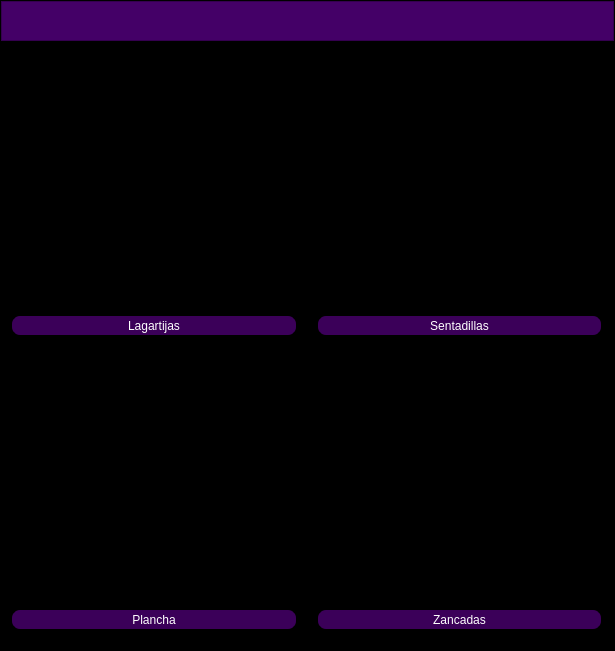
<?xml version="1.0" encoding="UTF-8"?>
<ui version="4.0">
 <class>MainWindow</class>
 <widget class="QMainWindow" name="MainWindow">
  <property name="geometry">
   <rect>
    <x>0</x>
    <y>0</y>
    <width>615</width>
    <height>651</height>
   </rect>
  </property>
  <property name="windowTitle">
   <string>Select Exercise</string>
  </property>
  <widget class="QWidget" name="centralwidget">
   <property name="styleSheet">
    <string notr="true">background-color: rgb(0, 0, 0);</string>
   </property>
   <layout class="QGridLayout" name="gridLayout_2">
    <property name="leftMargin">
     <number>0</number>
    </property>
    <property name="topMargin">
     <number>0</number>
    </property>
    <property name="rightMargin">
     <number>0</number>
    </property>
    <property name="bottomMargin">
     <number>0</number>
    </property>
    <item row="0" column="0">
     <widget class="QFrame" name="body_frame">
      <property name="styleSheet">
       <string notr="true"/>
      </property>
      <property name="frameShape">
       <enum>QFrame::StyledPanel</enum>
      </property>
      <property name="frameShadow">
       <enum>QFrame::Raised</enum>
      </property>
      <layout class="QVBoxLayout" name="verticalLayout_2">
       <property name="leftMargin">
        <number>0</number>
       </property>
       <property name="topMargin">
        <number>0</number>
       </property>
       <property name="rightMargin">
        <number>0</number>
       </property>
       <property name="bottomMargin">
        <number>0</number>
       </property>
       <item>
        <widget class="QFrame" name="up_frame">
         <property name="maximumSize">
          <size>
           <width>16777215</width>
           <height>40</height>
          </size>
         </property>
         <property name="styleSheet">
          <string notr="true">#up_frame{
	background-color: rgb(68, 0, 103)
}

QPushButton{
border-radius:18px;
background-color: rgba(43, 43, 43,0)
}
QPushButton:hover{
	background-color:rgb(101, 76, 122);
}
QPushButton:pressed{
background-color: rgb(170, 85, 255);
}</string>
         </property>
         <property name="frameShape">
          <enum>QFrame::StyledPanel</enum>
         </property>
         <property name="frameShadow">
          <enum>QFrame::Raised</enum>
         </property>
         <layout class="QHBoxLayout" name="horizontalLayout">
          <property name="spacing">
           <number>4</number>
          </property>
          <property name="leftMargin">
           <number>0</number>
          </property>
          <property name="topMargin">
           <number>0</number>
          </property>
          <property name="rightMargin">
           <number>0</number>
          </property>
          <property name="bottomMargin">
           <number>0</number>
          </property>
          <item>
           <spacer name="horizontalSpacer">
            <property name="orientation">
             <enum>Qt::Horizontal</enum>
            </property>
            <property name="sizeHint" stdset="0">
             <size>
              <width>398</width>
              <height>20</height>
             </size>
            </property>
           </spacer>
          </item>
          <item>
           <widget class="QPushButton" name="minimize_bt">
            <property name="minimumSize">
             <size>
              <width>38</width>
              <height>38</height>
             </size>
            </property>
            <property name="text">
             <string/>
            </property>
            <property name="icon">
             <iconset resource="images/interface_buttons.qrc">
              <normaloff>:/images/minimize.png</normaloff>:/images/minimize.png</iconset>
            </property>
            <property name="iconSize">
             <size>
              <width>30</width>
              <height>30</height>
             </size>
            </property>
           </widget>
          </item>
          <item>
           <widget class="QPushButton" name="normal_bt">
            <property name="minimumSize">
             <size>
              <width>38</width>
              <height>38</height>
             </size>
            </property>
            <property name="text">
             <string/>
            </property>
            <property name="icon">
             <iconset resource="images/interface_buttons.qrc">
              <normaloff>:/images/minimize_2.png</normaloff>:/images/minimize_2.png</iconset>
            </property>
            <property name="iconSize">
             <size>
              <width>30</width>
              <height>30</height>
             </size>
            </property>
           </widget>
          </item>
          <item>
           <widget class="QPushButton" name="maximize_bt">
            <property name="minimumSize">
             <size>
              <width>38</width>
              <height>38</height>
             </size>
            </property>
            <property name="text">
             <string/>
            </property>
            <property name="icon">
             <iconset resource="images/interface_buttons.qrc">
              <normaloff>:/images/maximize.png</normaloff>:/images/maximize.png</iconset>
            </property>
            <property name="iconSize">
             <size>
              <width>30</width>
              <height>30</height>
             </size>
            </property>
           </widget>
          </item>
          <item>
           <widget class="QPushButton" name="close_bt">
            <property name="minimumSize">
             <size>
              <width>38</width>
              <height>38</height>
             </size>
            </property>
            <property name="text">
             <string/>
            </property>
            <property name="icon">
             <iconset resource="images/interface_buttons.qrc">
              <normaloff>:/images/exit.png</normaloff>:/images/exit.png</iconset>
            </property>
            <property name="iconSize">
             <size>
              <width>30</width>
              <height>30</height>
             </size>
            </property>
           </widget>
          </item>
         </layout>
        </widget>
       </item>
       <item>
        <widget class="QFrame" name="frame">
         <property name="minimumSize">
          <size>
           <width>551</width>
           <height>521</height>
          </size>
         </property>
         <property name="styleSheet">
          <string notr="true">QLabel{
color: white;
font: 16pt &quot;Arial&quot;;
background-color: rgba(255, 255, 255, 0);
}
QLineEdit{
border-radius:10px;
font: 16pt &quot;Arial&quot;;
background-color:rgb(85, 0, 127);
color: white;
border: 2px solid black;
}
QLineEdit:hover{
background-color: rgb(16, 0, 50);
color: white;
}
QPushButton{
border-radius: 10px;
font: 15pt &quot;Arial&quot;;
color: white;
border: 2px solid black;
background-color: rgb(59, 0, 89);
}
QPushButton:hover {
    background-color: rgb(150, 0, 200);
}
QPushButton:pressed{
background-color: rgb(170, 85, 255);
}
</string>
         </property>
         <property name="frameShape">
          <enum>QFrame::StyledPanel</enum>
         </property>
         <property name="frameShadow">
          <enum>QFrame::Raised</enum>
         </property>
         <layout class="QGridLayout" name="gridLayout">
          <property name="leftMargin">
           <number>0</number>
          </property>
          <property name="topMargin">
           <number>0</number>
          </property>
          <property name="rightMargin">
           <number>0</number>
          </property>
          <property name="bottomMargin">
           <number>0</number>
          </property>
          <property name="horizontalSpacing">
           <number>10</number>
          </property>
          <item row="0" column="0">
           <widget class="QFrame" name="frame_2">
            <property name="minimumSize">
             <size>
              <width>288</width>
              <height>228</height>
             </size>
            </property>
            <property name="maximumSize">
             <size>
              <width>288</width>
              <height>228</height>
             </size>
            </property>
            <property name="frameShape">
             <enum>QFrame::StyledPanel</enum>
            </property>
            <property name="frameShadow">
             <enum>QFrame::Raised</enum>
            </property>
            <layout class="QHBoxLayout" name="horizontalLayout_2">
             <item>
              <widget class="QLabel" name="label">
               <property name="text">
                <string>&lt;html&gt;&lt;head/&gt;&lt;body&gt;&lt;p&gt;&lt;img src=&quot;:/Exercises/lagartijas.jpg&quot;/&gt;&lt;/p&gt;&lt;/body&gt;&lt;/html&gt;</string>
               </property>
               <property name="alignment">
                <set>Qt::AlignCenter</set>
               </property>
              </widget>
             </item>
            </layout>
           </widget>
          </item>
          <item row="0" column="1">
           <widget class="QFrame" name="frame_3">
            <property name="minimumSize">
             <size>
              <width>287</width>
              <height>228</height>
             </size>
            </property>
            <property name="maximumSize">
             <size>
              <width>287</width>
              <height>228</height>
             </size>
            </property>
            <property name="frameShape">
             <enum>QFrame::StyledPanel</enum>
            </property>
            <property name="frameShadow">
             <enum>QFrame::Raised</enum>
            </property>
            <layout class="QHBoxLayout" name="horizontalLayout_3">
             <item>
              <widget class="QLabel" name="label_2">
               <property name="text">
                <string>&lt;html&gt;&lt;head/&gt;&lt;body&gt;&lt;p&gt;&lt;img src=&quot;:/Exercises/sentadillas.jpg&quot;/&gt;&lt;/p&gt;&lt;/body&gt;&lt;/html&gt;</string>
               </property>
               <property name="alignment">
                <set>Qt::AlignCenter</set>
               </property>
              </widget>
             </item>
            </layout>
           </widget>
          </item>
          <item row="1" column="0">
           <widget class="QPushButton" name="exercise_bt_1">
            <property name="minimumSize">
             <size>
              <width>288</width>
              <height>23</height>
             </size>
            </property>
            <property name="maximumSize">
             <size>
              <width>288</width>
              <height>23</height>
             </size>
            </property>
            <property name="text">
             <string>Lagartijas</string>
            </property>
           </widget>
          </item>
          <item row="1" column="1">
           <widget class="QPushButton" name="exercise_bt_2">
            <property name="minimumSize">
             <size>
              <width>287</width>
              <height>23</height>
             </size>
            </property>
            <property name="maximumSize">
             <size>
              <width>287</width>
              <height>23</height>
             </size>
            </property>
            <property name="text">
             <string>Sentadillas</string>
            </property>
           </widget>
          </item>
          <item row="2" column="0">
           <widget class="QFrame" name="frame_4">
            <property name="minimumSize">
             <size>
              <width>288</width>
              <height>227</height>
             </size>
            </property>
            <property name="maximumSize">
             <size>
              <width>288</width>
              <height>227</height>
             </size>
            </property>
            <property name="frameShape">
             <enum>QFrame::StyledPanel</enum>
            </property>
            <property name="frameShadow">
             <enum>QFrame::Raised</enum>
            </property>
            <widget class="QLabel" name="label_3">
             <property name="geometry">
              <rect>
               <x>-70</x>
               <y>-90</y>
               <width>401</width>
               <height>351</height>
              </rect>
             </property>
             <property name="text">
              <string>&lt;html&gt;&lt;head/&gt;&lt;body&gt;&lt;p&gt;&lt;img src=&quot;:/Exercises/plancha.jpg&quot;/&gt;&lt;/p&gt;&lt;/body&gt;&lt;/html&gt;</string>
             </property>
            </widget>
           </widget>
          </item>
          <item row="2" column="1">
           <widget class="QFrame" name="frame_5">
            <property name="minimumSize">
             <size>
              <width>287</width>
              <height>227</height>
             </size>
            </property>
            <property name="maximumSize">
             <size>
              <width>287</width>
              <height>227</height>
             </size>
            </property>
            <property name="frameShape">
             <enum>QFrame::StyledPanel</enum>
            </property>
            <property name="frameShadow">
             <enum>QFrame::Raised</enum>
            </property>
            <layout class="QHBoxLayout" name="horizontalLayout_4">
             <item>
              <widget class="QLabel" name="label_4">
               <property name="text">
                <string>&lt;html&gt;&lt;head/&gt;&lt;body&gt;&lt;p&gt;&lt;img src=&quot;:/Exercises/zancadas.jpg&quot;/&gt;&lt;/p&gt;&lt;/body&gt;&lt;/html&gt;</string>
               </property>
               <property name="alignment">
                <set>Qt::AlignCenter</set>
               </property>
              </widget>
             </item>
            </layout>
           </widget>
          </item>
          <item row="3" column="0">
           <widget class="QPushButton" name="exercise_bt_3">
            <property name="minimumSize">
             <size>
              <width>288</width>
              <height>23</height>
             </size>
            </property>
            <property name="maximumSize">
             <size>
              <width>288</width>
              <height>23</height>
             </size>
            </property>
            <property name="text">
             <string>Plancha</string>
            </property>
           </widget>
          </item>
          <item row="3" column="1">
           <widget class="QPushButton" name="exercise_bt_4">
            <property name="minimumSize">
             <size>
              <width>287</width>
              <height>23</height>
             </size>
            </property>
            <property name="maximumSize">
             <size>
              <width>287</width>
              <height>23</height>
             </size>
            </property>
            <property name="text">
             <string>Zancadas</string>
            </property>
           </widget>
          </item>
         </layout>
        </widget>
       </item>
      </layout>
     </widget>
    </item>
   </layout>
  </widget>
 </widget>
 <resources>
  <include location="exercises/exercises.qrc"/>
  <include location="images/interface_buttons.qrc"/>
 </resources>
 <connections/>
</ui>
